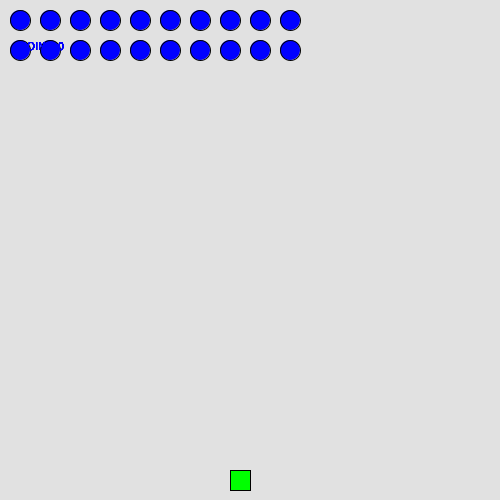
Frame 1 (no input)
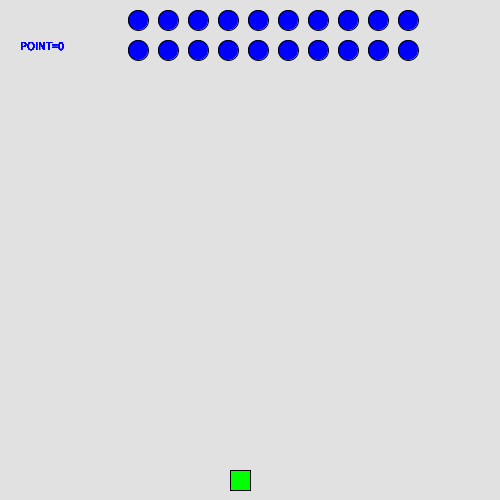
Frame 60 (the mouse pressed at the canvas centre just before this capture)
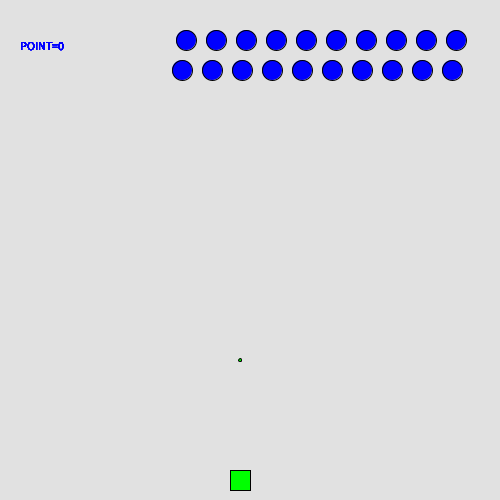
Frame 120 (the mouse held since frame 60 and released just before this capture)

The Processing sketch that drew these frames (run headless with seeded random() and noise(); from frame 60 on, the mouse is pressed at the canvas centre):

// Processing sketch: processing_129729
// ── processing_129729.pde

int noOfInvaderRows = 2;        //Number of invaders for one column
int noOfInvaderColumns = 10;    //Number of invaders for one line
int noOfInvaders = noOfInvaderRows * noOfInvaderColumns;
float[][][] invad = new float[noOfInvaderRows ][noOfInvaderColumns ][2];
int noOfBullets = 20;
float[][] bullet = {{-100, 0}, {-100, 0}, {-100, 0}, {-100, 0}, {-100, 0}, {-100, 0}, {-100, 0}, {-100, 0}, {-100, 0}, {-100, 0},{-100,0},{-100,0},{-100,0},{-100,0},{-100,0},{-100,0},{-100,0},{-100,0},{-100,0},{-100,0},{-100,0}};
float rx, ry;
float invaderY = 20;
int sz = 20;
int shoot = 0;
int point=0;

void setup() {
    size(500, 500);
    rx = 240;    //defense
    ry = 480;
    //invaders
    for(int i=0; i<noOfInvaderRows; i++){
        for(int j=0; j<noOfInvaderColumns; j++){
            invad[i][j][0] = invaderY+j*30;
            invad[i][j][1] = invaderY+i*30;
        }
    }

    rectMode(CENTER);
    frameRate(30);
}

void draw() {
    background(225);
    invaders();
    defense();
}

int direction = 0;
float yStep = 20;
void invaders(){
    fill(0, 0, 255);
    for(int i=0; i<noOfInvaderRows; i++){
        for(int j=0; j<noOfInvaderColumns; j++){
            hitCheck(i, j);
            ellipse(invad[i][j][0], invad[i][j][1], sz, sz);
            if(direction == 0){
              if(invad[i][j][0] > 0){
                invad[i][j][0]+=2;
                if(invad[i][j][0] > (width-sz/2)){
                  direction = 1;
                  invaderY += yStep;
                }
              }
            }else{
              if(invad[i][j][0] > 0){
                invad[i][j][0]-=2;
                if(invad[i][j][0] < sz/2){
                  direction = 0;
                  invaderY += yStep;
                }
              }
            }
        }
    }
    if(invaderY >= ry){    //game over
      gameOver();
      text(" You LOSE!", 130, 260);
    }
    for(int i=0; i<noOfInvaderRows; i++){
        for(int j=0; j<noOfInvaderColumns; j++){
            invad[i][j][1] = invaderY+i*30;
        }
    }

}

void gameOver(){
  fill(255, 0, 0);
  textSize(48);
  text("Game Over", 130, 210);
}

void hitCheck(int i, int j){
  for(int k=0; k<noOfBullets; k++){
    if(abs(invad[i][j][1] - bullet[k][1])<sz/2){
      if(abs(invad[i][j][0] - bullet[k][0])<sz/2){
        invad[i][j][0] = -100;
        noOfInvaders--;
        point+=50;
      }
    }
  }
  if(noOfInvaders <= 0){
    gameOver();
    text(" You WIN!", 130, 260);
  }
  text("POINT="+point,20,50);
}

void defense(){
    fill(0, 255, 0);
    rect(rx, ry, sz, sz);
    if(shoot != 0){
        shoot--;
        for(int i=0; i<noOfBullets; i++){
          if(bullet[i][0] < 0){
            bullet[i][0] = rx;
            bullet[i][1] = ry;
            break;
          }
        }
    }
    for(int i=0; i<noOfBullets; i++){
      if(bullet[i][0] >= 0){
        ellipse(bullet[i][0], bullet[i][1]-=2, 3, 3);
      }
      if(bullet[i][1] < 0){
        bullet[i][0] = -100;
      }
    }
}

void mousePressed() {
    if (mouseButton == LEFT) {
        rx -= 10;
        if(rx < sz/2){
          rx = sz/2;
        }
    } else if (mouseButton == RIGHT) {
        rx += 10;
        if(rx > (width-sz/2)){
          rx = width-sz/2;
        }
    } else {
        shoot++;
    }
}
